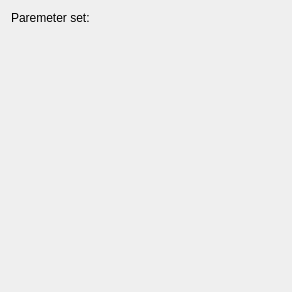
<?xml version="1.0" encoding="UTF-8"?>
<ui version="4.0">
 <class>Covictory</class>
 <widget class="qMRMLWidget" name="Covictory">
  <property name="geometry">
   <rect>
    <x>0</x>
    <y>0</y>
    <width>292</width>
    <height>292</height>
   </rect>
  </property>
  <layout class="QFormLayout" name="formLayout">
   <item row="0" column="0">
    <widget class="QLabel" name="parameterSetLabel">
     <property name="text">
      <string>Paremeter set: </string>
     </property>
    </widget>
   </item>
   <item row="0" column="1">
    <widget class="qMRMLNodeComboBox" name="parameterNodeSelector">
     <property name="toolTip">
      <string>Pick node to store parameter set</string>
     </property>
     <property name="nodeTypes">
      <stringlist>
       <string>vtkMRMLScriptedModuleNode</string>
      </stringlist>
     </property>
     <property name="showHidden">
      <bool>true</bool>
     </property>
     <property name="baseName">
      <string>Covictory</string>
     </property>
     <property name="renameEnabled">
      <bool>true</bool>
     </property>
    </widget>
   </item>
  </layout>
 </widget>
 <customwidgets>
  <customwidget>
   <class>qMRMLNodeComboBox</class>
   <extends>QWidget</extends>
   <header>qMRMLNodeComboBox.h</header>
  </customwidget>
  <customwidget>
   <class>qMRMLWidget</class>
   <extends>QWidget</extends>
   <header>qMRMLWidget.h</header>
   <container>1</container>
  </customwidget>
 </customwidgets>
 <resources/>
 <connections>
  <connection>
   <sender>Covictory</sender>
   <signal>mrmlSceneChanged(vtkMRMLScene*)</signal>
   <receiver>parameterNodeSelector</receiver>
   <slot>setMRMLScene(vtkMRMLScene*)</slot>
   <hints>
    <hint type="sourcelabel">
     <x>28</x>
     <y>267</y>
    </hint>
    <hint type="destinationlabel">
     <x>192</x>
     <y>18</y>
    </hint>
   </hints>
  </connection>
 </connections>
</ui>
